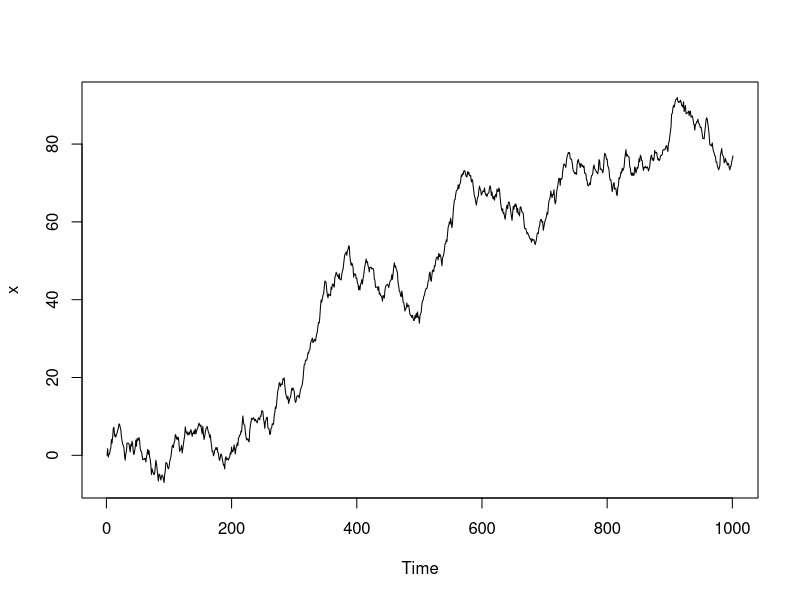
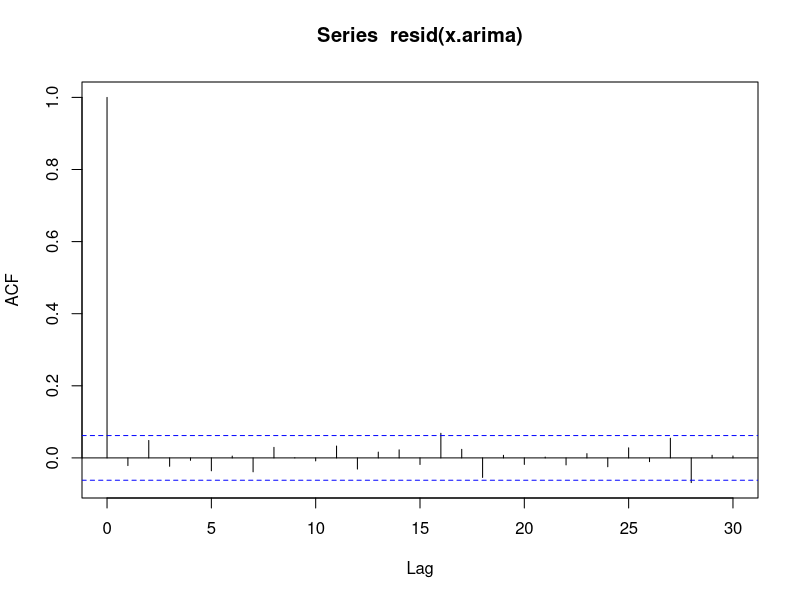

The R source for these figures, in order:
set.seed(2)
x <- arima.sim(list(order=c(1,1,1), ar=0.6, ma=-0.5), n=1000)
plot(x)
x.arima <- arima(x, order = c(1,1,1))
x.arima
acf(resid(x.arima))

Box.test(resid(x.arima), lag=20, type = "Ljung-Box")